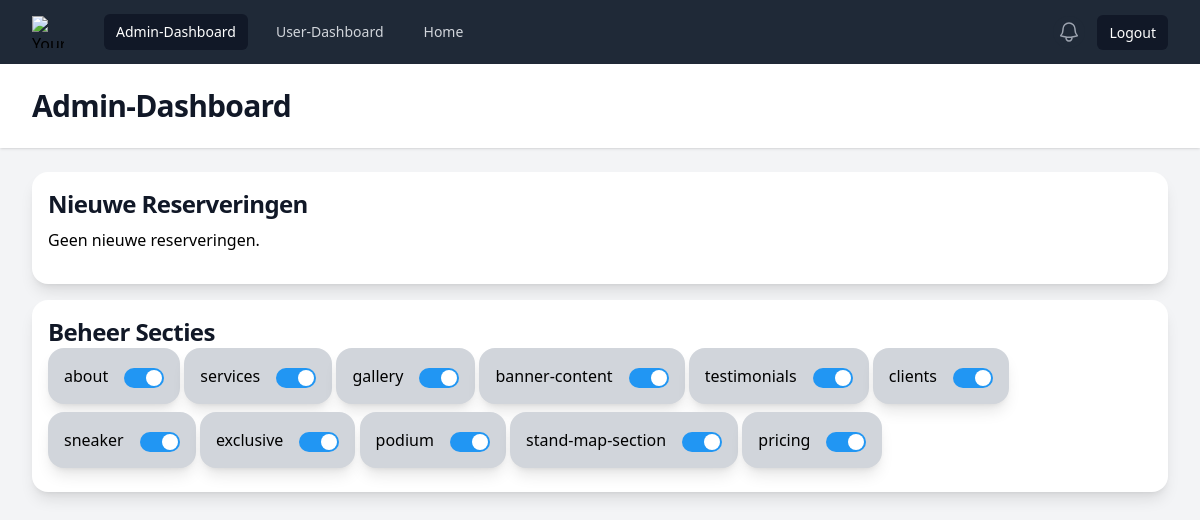
The page /admin_dashboard_tailwind.php (signed in) on the database its author committed.
### tables this page shows
CREATE TABLE IF NOT EXISTS `sections` (
  `id` int NOT NULL AUTO_INCREMENT,
  `section_name` varchar(255) NOT NULL,
  `is_visible` tinyint(1) DEFAULT '1',
  PRIMARY KEY (`id`)
);

### admin_dashboard_tailwind.php (the view, shortened to what this page needs)
<?php
include 'config/config.php';
$sql = "SELECT r.id, r.company_name, s.stand_number, p.plain_name, r.statuses FROM reservations r
        JOIN stands s ON r.stand_id = s.id
        JOIN plains p ON s.plain_id = p.id
        WHERE r.statuses = 'active'";
$stmt = $pdo->query($sql);
$allreservations = $stmt->fetchAll(PDO::FETCH_ASSOC);
?>
<!DOCTYPE html>
<html class="h-full bg-gray-100" lang="en">
<head>
    <script src="https://cdn.tailwindcss.com"></script>
</head>
<body class="h-full">
    <div class="min-h-full">
        <nav class="bg-gray-800">
            <div class="mx-auto max-w-7xl px-4 sm:px-6 lg:px-8">
                <div class="flex h-16 items-center justify-between">
                    <div class="flex items-center">
                        <div class="flex-shrink-0">
                            <img class="h-8 w-8" src="https://tailwindui.com/plus/img/logos/mark.svg?color=indigo&shade=500" alt="Your Company">
                        </div>
                        <div class="hidden md:block">
                            <div class="ml-10 flex items-baseline space-x-4">
                                <a href="#" class="rounded-md bg-gray-900 px-3 py-2 text-sm font-medium text-white" aria-current="page">Admin-Dashboard</a>
                                <a href="#" class="rounded-md px-3 py-2 text-sm font-medium text-gray-300 hover:bg-gray-700 hover:text-white">User-Dashboard</a>
                                <a href="/" class="rounded-md px-3 py-2 text-sm font-medium text-gray-300 hover:bg-gray-700 hover:text-white">Home</a>
                            </div>
                        </div>
                    </div>
                    <div class="hidden md:block">
                        <div class="ml-4 flex items-center md:ml-6">
                            <button type="button" class="relative rounded-full bg-gray-800 p-1 text-gray-400 hover:text-white focus:outline-none focus:ring-2 focus:ring-white focus:ring-offset-2 focus:ring-offset-gray-800">
                                <span class="absolute -inset-1.5"></span>
                            </button>
                            <div class="relative ml-3">
                                <a href="/logout" class="rounded-md bg-gray-900 px-3 py-2 text-sm font-medium text-white" aria-current="page">Logout</a>
                            </div>
                        </div>
                    </div>
                </div>
            </div>
        </nav>
        <header class="bg-white shadow">
            <div class="mx-auto max-w-7xl px-4 py-6 sm:px-6 lg:px-8">
                <h1 class="text-3xl font-bold tracking-tight text-gray-900">Admin-Dashboard</h1>
            </div>
        </header>
        <main>
            <div class="mx-auto max-w-7xl px-4 py-6 sm:px-6 lg:px-8">
                <div class="bg-white p-4 rounded-2xl mb-4 shadow-lg">
                    <h2 class="text-2xl font-bold tracking-tight text-gray-900 mb-2">Nieuwe Reserveringen</h2>
                    <?php if (empty($allreservations)): ?>
                        <p class="mb-4">Geen nieuwe reserveringen.</p>
                    <?php endif; ?>
                </div>
                <div class="bg-white p-4 rounded-2xl mb-4 shadow-lg">
                    <div class="flex grid">
                        <h2 class="text-2xl font-bold tracking-tight text-gray-900 col-span-full">Beheer Secties</h2>
                        <?php
                        $sql = "SELECT id, section_name, is_visible FROM sections";
                        $stmt = $pdo->query($sql);
                        $sections = $stmt->fetchAll(PDO::FETCH_ASSOC);
                        ?>
                        <ul class="col-span-full">
                            <?php foreach ($sections as $section): ?>
                                <li class="bg-gray-300 p-4 rounded-2xl mb-2 shadow-lg inline-flex flex-row align-middle">
                                    <p><?php echo htmlspecialchars($section['section_name']); ?></p>
                                    <label class="switch ml-4 mt-1">
                                        <span class="slider"></span>
                                    </label>
                                </li>
                            <?php endforeach; ?>
                        </ul>
                    </div>
                </div>
            </div>
        </main>
    </div>
</body>
</html>

### admin_dashboard_tailwind.php (style rules this page uses)
.switch { position: relative; display: inline-block; width: 40px; height: 20px; }
.slider { position: absolute; cursor: pointer; top: 0; left: 0; right: 0; bottom: 0; background-color: #ccc; transition: 0.4s; border-radius: 34px; }
.slider:before { position: absolute; content: ""; height: 16px; width: 16px; left: 2px; bottom: 2px; background-color: white; transition: 0.4s; border-radius: 50%; }
input:checked+.slider { background-color: #2196F3; }
input:checked+.slider:before { transform: translateX(20px); }

### rows shown on the page
sections: section_name "about"
sections: section_name "services"
sections: section_name "gallery"
sections: section_name "banner-content"
sections: section_name "testimonials"
sections: section_name "clients"
sections: section_name "sneaker"
sections: section_name "exclusive"
sections: section_name "podium"
sections: section_name "stand-map-section"
sections: section_name "pricing"
